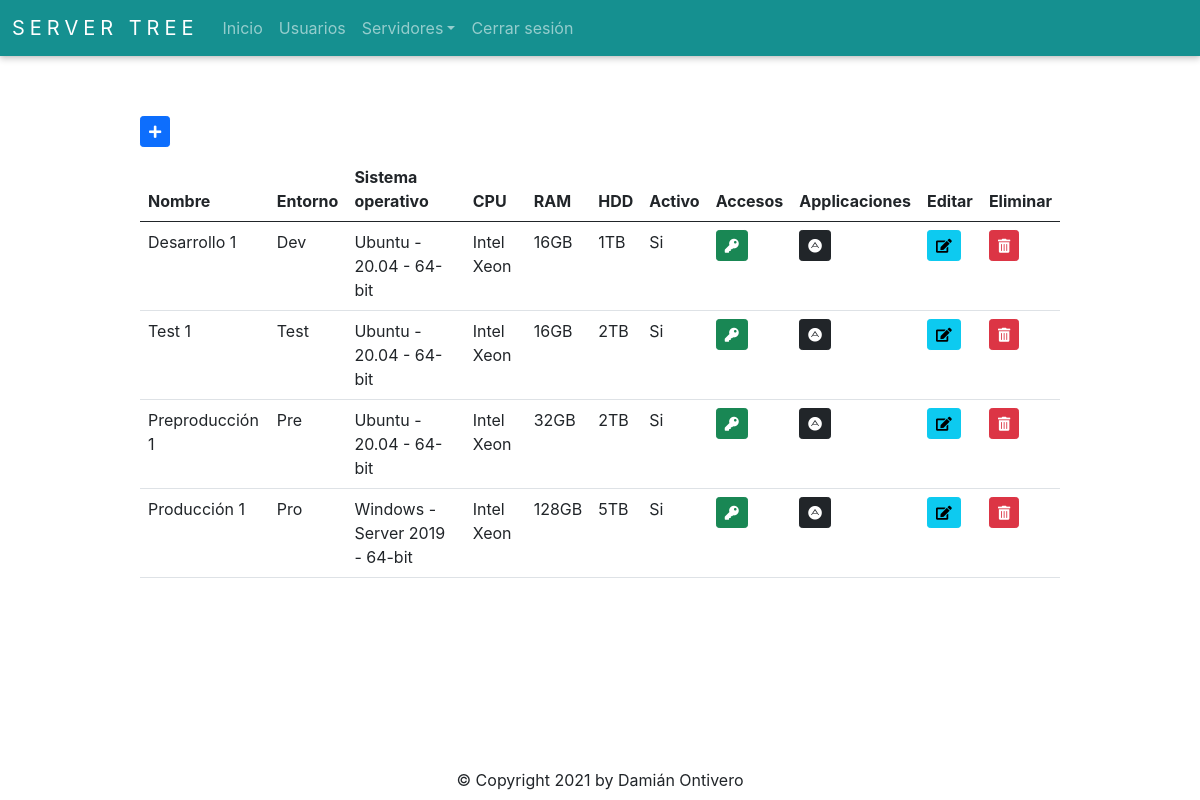
The page /server/get_server_all (signed in) on the database as committed earlier.
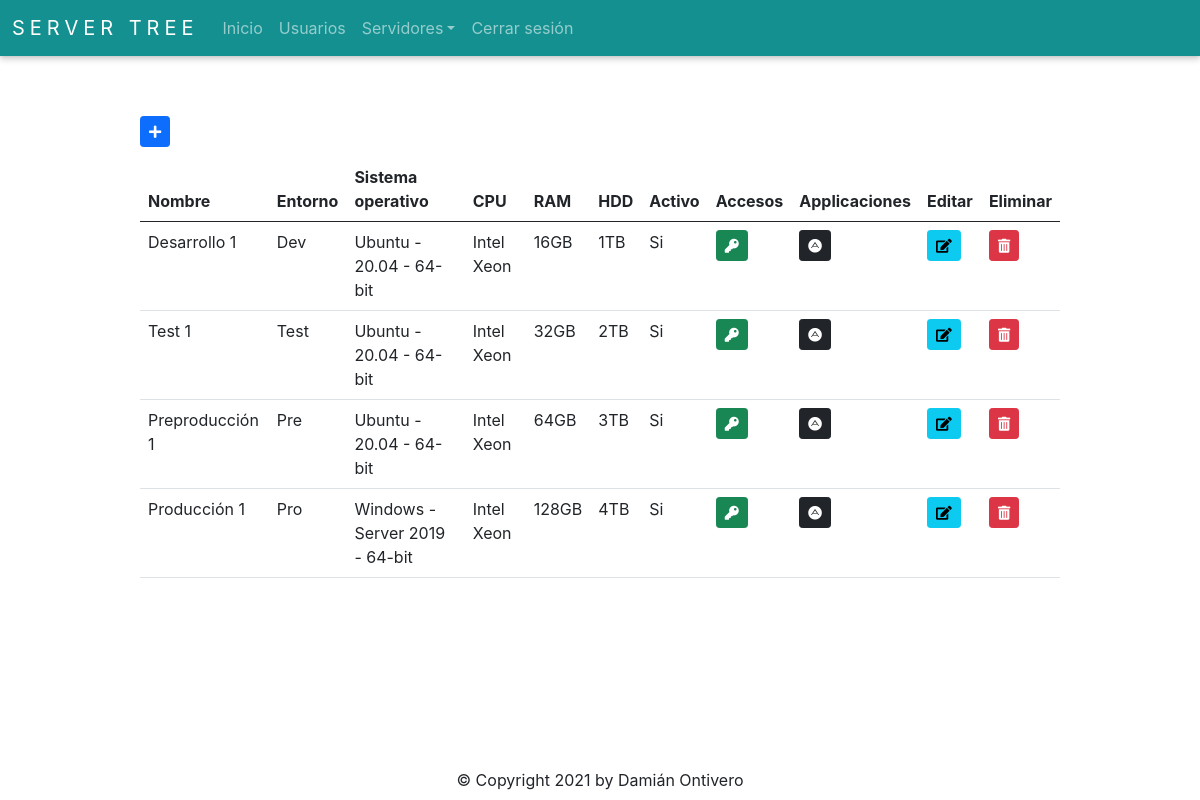
The same page on the database as committed later.
### app/server/models.py (models this page shows, shortened)
class Server(db.Model):
    __tablename__ = 'Servers'
    id = db.Column(db.Integer, autoincrement=True, primary_key=True)
    name = db.Column(db.String(50), nullable=False)
    environment_id = db.Column(db.Integer, db.ForeignKey('Environments.id'), nullable=False)
    operating_system_id = db.Column(db.Integer, db.ForeignKey('OperatingSystems.id'), nullable=False)
    cpu = db.Column(db.String(50), nullable=False)
    ram = db.Column(db.String(50), nullable=False)
    hdd = db.Column(db.String(50), nullable=False)
    is_active = db.Column(db.Boolean)

class Environment(db.Model):
    __tablename__ = 'Environments'
    id = db.Column(db.Integer, autoincrement=True, primary_key=True)
    name = db.Column(db.String(50), nullable=False)
    @staticmethod
    def get_all():
        return Environment.query.all()

class OperatingSystem(db.Model):
    __tablename__ = 'OperatingSystems'
    id = db.Column(db.Integer, autoincrement=True, primary_key=True)
    name = db.Column(db.String(50), nullable=False)
    version = db.Column(db.String(50), nullable=False)
    architect = db.Column(db.String(6), nullable=False)
    def __repr__(self):
        return '{} - {} - {}'.format(self.name, self.version, self.architect)
    @staticmethod
    def get_all():
        return OperatingSystem.query.all()

### app/server/routes.py (the view)
@server_bp.route('/get_server_all', methods=['GET', 'POST'])
@login_required
def get_server_all():
    data = db.session.query(Server, Environment, OperatingSystem).join(Environment, OperatingSystem).all()
    form = ServerForm()
    access_form = AccessForm()
    return render_template('server.html', data=data, form=form, access_form=access_form)

### app/auth/models.py (called while the page is built)
    @staticmethod
    def get_by_id(id):
        return User.query.get(id)

### app/auth/routes.py (called while the page is built)
@login_manager.user_loader
def load_user(user_id):
    return User.get_by_id(int(user_id))

### app/server/templates/server.html (shortened to what this page needs)
{% extends 'base.html' %}
{% import 'bootstrap/wtf.html' as wtf %}
{% block content %}
<div class="buttons">
  {% if current_user.role_id == 1 %}
    <button type="button" id="addButton" class="btn btn-primary btn-sm" data-bs-toggle="modal" data-bs-target="#serverModal"><i class="fas fa-plus"></i></button>
  {% endif %}
</div>
<table class="table table-hover">
  <thead>
    <tr>
      <th>Nombre</th>
      <th>Entorno</th>
      <th>Sistema operativo</th>
      <th>CPU</th>
      <th>RAM</th>
      <th>HDD</th>
      <th>Activo</th>
      <th>Accesos</th>
      <th>Applicaciones</th>
      <th>Editar</th>
      <th>Eliminar</th>
    </tr>
  </thead>
  <tbody>
    {% for server, env, os in data %}
      <tr>
        <td>{{ server.name }}</td>
        <td>{{ env.name }}</td>
        <td>{{ os.name + ' - ' + os.version + ' - ' + os.architect }}</td>
        <td>{{ server.cpu }}</td>
        <td>{{ server.ram }}</td>
        <td>{{ server.hdd }}</td>
        <td>
          {% if server.is_active == 0 %}
            No
          {% elif server.is_active == 1  %}
            Si
          {% endif %}
        </td>
        {% if current_user.role_id == 1 %}
          <td>
            <button type="button" class="btn btn-success btn-sm" id="accessButton" data-id={{ server.id }} data-bs-toggle="modal" data-bs-target="#accessModal"><i class="fas fa-key"></i></button>
          </td>
          <td>
            <button type="button" class="btn btn-dark btn-sm" id="servicesButton" data-id={{ server.id }} data-bs-toggle="modal" data-bs-target="#servicesModal"><i class="fab fa-adn"></i></button>
          </td>
          <td>
            <button type="button" class="btn btn-info btn-sm" id="editButton" data-id={{ server.id }} data-bs-toggle="modal" data-bs-target="#serverModal"><i class="fas fa-edit"></i></button>
          </td>
          <td>
            <button type="button" class="btn btn-danger btn-sm" id="deleteButton" data-id={{ server.id }} data-bs-toggle="modal" data-bs-target="#deleteServerModal"><i class="fas fa-trash-alt"></i></button>
          </td>
        {% endif %}
      </tr>
    {% endfor %}
  </tbody>
</table>
{% endblock %}

### app/templates/base.html (shortened to what this page needs)
<!doctype html>
<html>
<head>
  <link rel="stylesheet" href="{{ url_for('static', filename='style.css') }}">
  <link rel="stylesheet" href="https://cdn.jsdelivr.net/npm/bootstrap@5.0.0/dist/css/bootstrap.min.css">
  <link rel="stylesheet" href="https://use.fontawesome.com/releases/v5.6.3/css/all.css">
</head>
<body>
  <nav class="navbar navbar-expand-lg navbar-dark">
      <div class="container-fluid">
        <a class="navbar-brand" href="{{ url_for('index.index') }}">Server Tree</a>
        <div class="collapse navbar-collapse" id="navbarSupportedContent">
          <ul class="navbar-nav me-auto mb-2 mb-lg-0">
              <li class="nav-item">
                <a class="nav-link" href="{{ url_for('index.index') }}">Inicio</a>
              </li>
              <li class="nav-item">
                <a class="nav-link" href="{{ url_for('auth.get_user_all') }}">Usuarios</a>
              </li>
              <li class="nav-item dropdown">
                  <a class="nav-link dropdown-toggle" href="#" id="navbarDropdown" role="button" data-bs-toggle="dropdown" aria-expanded="false">Servidores</a>
              </li>
              <li class="nav-item">
                <a class="nav-link" href="{{ url_for('auth.logout') }}">Cerrar sesión</a>
              </li>
          </ul>
        </div>
      </div>
  </nav>
  <div class="container-base">
    {% block content %}{% endblock %}
  </div>
  <div class="footer">
    &copy; Copyright 2021 by Damián Ontivero
  </div>
</body>
</html>

### app/static/style.css (style rules this page uses)
* { text-decoration: none; font-family: -apple-system, BlinkMacSystemFont, 'Segoe UI', Roboto, Oxygen, Ubuntu, Cantarell, 'Open Sans', 'Helvetica Neue', sans-serif; }
html, body { margin: 0; padding: 0; width: 100%; height: 100%; position: relative; }
.navbar { background-color: #159090; box-shadow: 0 0 0.2rem rgb(0 0 0 / 10%), 0 0.2rem 0.4rem rgb(0 0 0 / 20%); }
.navbar-brand { text-transform: uppercase; letter-spacing: 5px; font-size: large; }
.footer { width: 100%; text-align: center; position: absolute; bottom: 1%; }
.container-base { width: 80%; position: relative; padding: 20px; left: 10%; top: 5%; }
.container-base .buttons { margin-bottom: 10px; }

Rows that differ between the two databases and show on the page:
changed Server "Test 1": ram "16GB" → "32GB"
changed Server "Preproducción 1": ram "32GB" → "64GB"; hdd "2TB" → "3TB"
changed Server "Producción 1": hdd "5TB" → "4TB"
